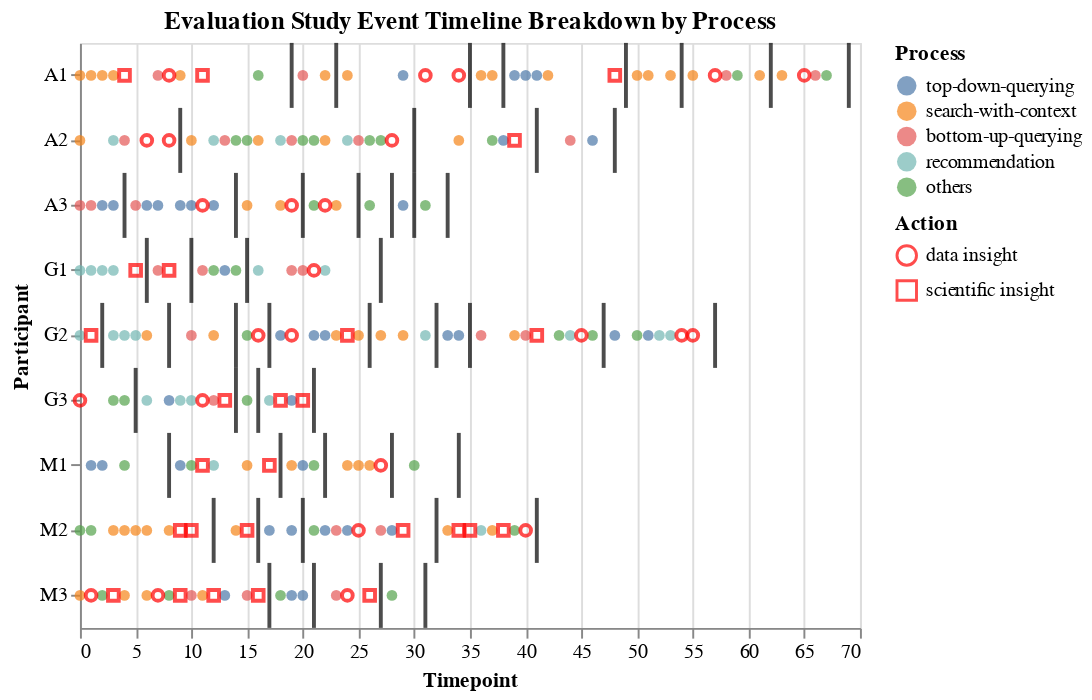

Notebook code cell kept with this figure:
### Code cell
chart = process_chart+ break_chart + insight_chart
chart.title="Evaluation Study Event Timeline Breakdown by Process"
chart

### Figure 1 — Vega-Lite specification as saved in the notebook (floating-point values rounded to 4 significant figures; data arrays with more than 128 entries replaced by an {"elided": "..."} marker saying what was removed)
{"$schema": "https://vega.github.io/schema/vega-lite/v2.6.0.json", "config": {"view": {"height": 300, "width": 400}}, "datasets": {"data-0384c290eb7d61cb6d3b63ec2c1a25e7": [{"Action": "data insight", "action": "ID", "t": 0, "user": "G3"}, {"Action": "scientific insight", "action": "IS", "t": 1, "user": "G2"}, {"Action": "data insight", "action": "ID", "t": 1, "user": "M3"}, {"Action": "scientific insight", "action": "IS", "t": 3, "user": "M3"}, {"Action": "scientific insight", "action": "IS", "t": 4, "user": "A1"}, {"Action": "scientific insight", "action": "IS", "t": 5, "user": "G1"}, {"Action": "data insight", "action": "ID", "t": 6, "user": "A2"}, {"Action": "data insight", "action": "ID", "t": 7, "user": "M3"}, {"Action": "data insight", "action": "ID", "t": 8, "user": "A1"}, {"Action": "data insight", "action": "ID", "t": 8, "user": "A2"}, {"Action": "scientific insight", "action": "IS", "t": 8, "user": "G1"}, {"Action": "scientific insight", "action": "IS", "t": 9, "user": "M2"}, {"Action": "scientific insight", "action": "IS", "t": 9, "user": "M3"}, {"Action": "scientific insight", "action": "IS", "t": 10, "user": "M2"}, {"Action": "scientific insight", "action": "IS", "t": 11, "user": "A1"}, {"Action": "data insight", "action": "ID", "t": 11, "user": "A3"}, {"Action": "data insight", "action": "ID", "t": 11, "user": "G3"}, {"Action": "scientific insight", "action": "IS", "t": 11, "user": "M1"}, {"Action": "scientific insight", "action": "IS", "t": 12, "user": "M3"}, {"Action": "scientific insight", "action": "IS", "t": 13, "user": "G3"}, {"Action": "scientific insight", "action": "IS", "t": 15, "user": "M2"}, {"Action": "data insight", "action": "ID", "t": 16, "user": "G2"}, {"Action": "scientific insight", "action": "IS", "t": 16, "user": "M3"}, {"Action": "scientific insight", "action": "IS", "t": 17, "user": "M1"}, {"Action": "scientific insight", "action": "IS", "t": 18, "user": "G3"}, {"Action": "data insight", "action": "ID", "t": 19, "user": "A3"}, {"Action": "data insight", "action": "ID", "t": 19, "user": "G2"}, {"Action": "scientific insight", "action": "IS", "t": 20, "user": "G3"}, {"Action": "data insight", "action": "ID", "t": 21, "user": "G1"}, {"Action": "data insight", "action": "ID", "t": 22, "user": "A3"}, {"Action": "scientific insight", "action": "IS", "t": 24, "user": "G2"}, {"Action": "data insight", "action": "ID", "t": 24, "user": "M3"}, {"Action": "data insight", "action": "ID", "t": 25, "user": "M2"}, {"Action": "scientific insight", "action": "IS", "t": 26, "user": "M3"}, {"Action": "data insight", "action": "ID", "t": 27, "user": "M1"}, {"Action": "data insight", "action": "ID", "t": 28, "user": "A2"}, {"Action": "scientific insight", "action": "IS", "t": 29, "user": "M2"}, {"Action": "data insight", "action": "ID", "t": 31, "user": "A1"}, {"Action": "data insight", "action": "ID", "t": 34, "user": "A1"}, {"Action": "scientific insight", "action": "IS", "t": 34, "user": "M2"}, {"Action": "scientific insight", "action": "IS", "t": 35, "user": "M2"}, {"Action": "scientific insight", "action": "IS", "t": 38, "user": "M2"}, {"Action": "scientific insight", "action": "IS", "t": 39, "user": "A2"}, {"Action": "data insight", "action": "ID", "t": 40, "user": "M2"}, {"Action": "scientific insight", "action": "IS", "t": 41, "user": "G2"}, {"Action": "data insight", "action": "ID", "t": 45, "user": "G2"}, {"Action": "scientific insight", "action": "IS", "t": 48, "user": "A1"}, {"Action": "data insight", "action": "ID", "t": 54, "user": "G2"}, {"Action": "data insight", "action": "ID", "t": 55, "user": "G2"}, {"Action": "data insight", "action": "ID", "t": 57, "user": "A1"}, {"Action": "data insight", "action": "ID", "t": 65, "user": "A1"}], "data-37a36f38c40d5a57d4bd1e4da3ff65dd": [{"action": "BR", "t": 2, "user": "G2"}, {"action": "BR", "t": 4, "user": "A3"}, {"action": "BR", "t": 5, "user": "G3"}, {"action": "BR", "t": 6, "user": "G1"}, {"action": "BR", "t": 8, "user": "G2"}, {"action": "BR", "t": 8, "user": "M1"}, {"action": "BR", "t": 9, "user": "A2"}, {"action": "BR", "t": 10, "user": "G1"}, {"action": "BR", "t": 12, "user": "M2"}, {"action": "BR", "t": 14, "user": "A3"}, {"action": "BR", "t": 14, "user": "G2"}, {"action": "BR", "t": 14, "user": "G3"}, {"action": "BR", "t": 15, "user": "G1"}, {"action": "BR", "t": 16, "user": "G3"}, {"action": "BR", "t": 16, "user": "M2"}, {"action": "BR", "t": 17, "user": "G2"}, {"action": "BR", "t": 17, "user": "M3"}, {"action": "BR", "t": 18, "user": "M1"}, {"action": "BR", "t": 19, "user": "A1"}, {"action": "BR", "t": 20, "user": "A3"}, {"action": "BR", "t": 20, "user": "M2"}, {"action": "BR", "t": 21, "user": "G3"}, {"action": "BR", "t": 21, "user": "M3"}, {"action": "BR", "t": 22, "user": "M1"}, {"action": "BR", "t": 23, "user": "A1"}, {"action": "BR", "t": 25, "user": "A3"}, {"action": "BR", "t": 26, "user": "G2"}, {"action": "BR", "t": 27, "user": "G1"}, {"action": "BR", "t": 27, "user": "M3"}, {"action": "BR", "t": 28, "user": "A3"}, {"action": "BR", "t": 28, "user": "M1"}, {"action": "BR", "t": 30, "user": "A2"}, {"action": "BR", "t": 30, "user": "A3"}, {"action": "BR", "t": 31, "user": "M3"}, {"action": "BR", "t": 32, "user": "G2"}, {"action": "BR", "t": 32, "user": "M2"}, {"action": "BR", "t": 33, "user": "A3"}, {"action": "BR", "t": 34, "user": "M1"}, {"action": "BR", "t": 35, "user": "A1"}, {"action": "BR", "t": 35, "user": "G2"}, {"action": "BR", "t": 38, "user": "A1"}, {"action": "BR", "t": 41, "user": "A2"}, {"action": "BR", "t": 41, "user": "M2"}, {"action": "BR", "t": 47, "user": "G2"}, {"action": "BR", "t": 48, "user": "A2"}, {"action": "BR", "t": 49, "user": "A1"}, {"action": "BR", "t": 54, "user": "A1"}, {"action": "BR", "t": 57, "user": "G2"}, {"action": "BR", "t": 62, "user": "A1"}, {"action": "BR", "t": 69, "user": "A1"}], "data-5d3d4304a9010860657b144aa4f44c7d": {"elided": "167 records"}}, "layer": [{"data": {"name": "data-5d3d4304a9010860657b144aa4f44c7d"}, "encoding": {"color": {"field": "Process", "sort": ["top-down-querying", "search-with-context", "bottom-up-querying", "recommendation"], "type": "nominal"}, "x": {"field": "t", "type": "quantitative"}, "y": {"field": "user", "type": "nominal"}}, "mark": "circle"}, {"data": {"name": "data-37a36f38c40d5a57d4bd1e4da3ff65dd"}, "encoding": {"x": {"field": "t", "type": "quantitative"}, "y": {"field": "user", "type": "nominal"}}, "mark": {"color": "black", "thickness": 2, "type": "tick"}}, {"data": {"name": "data-0384c290eb7d61cb6d3b63ec2c1a25e7"}, "encoding": {"shape": {"field": "Action", "type": "nominal"}, "x": {"field": "t", "title": "Timepoint", "type": "quantitative"}, "y": {"field": "user", "title": "Participant", "type": "nominal"}}, "mark": {"color": "red", "shape": "diamond", "type": "point"}}], "title": "Evaluation Study Event Timeline Breakdown by Process"}
